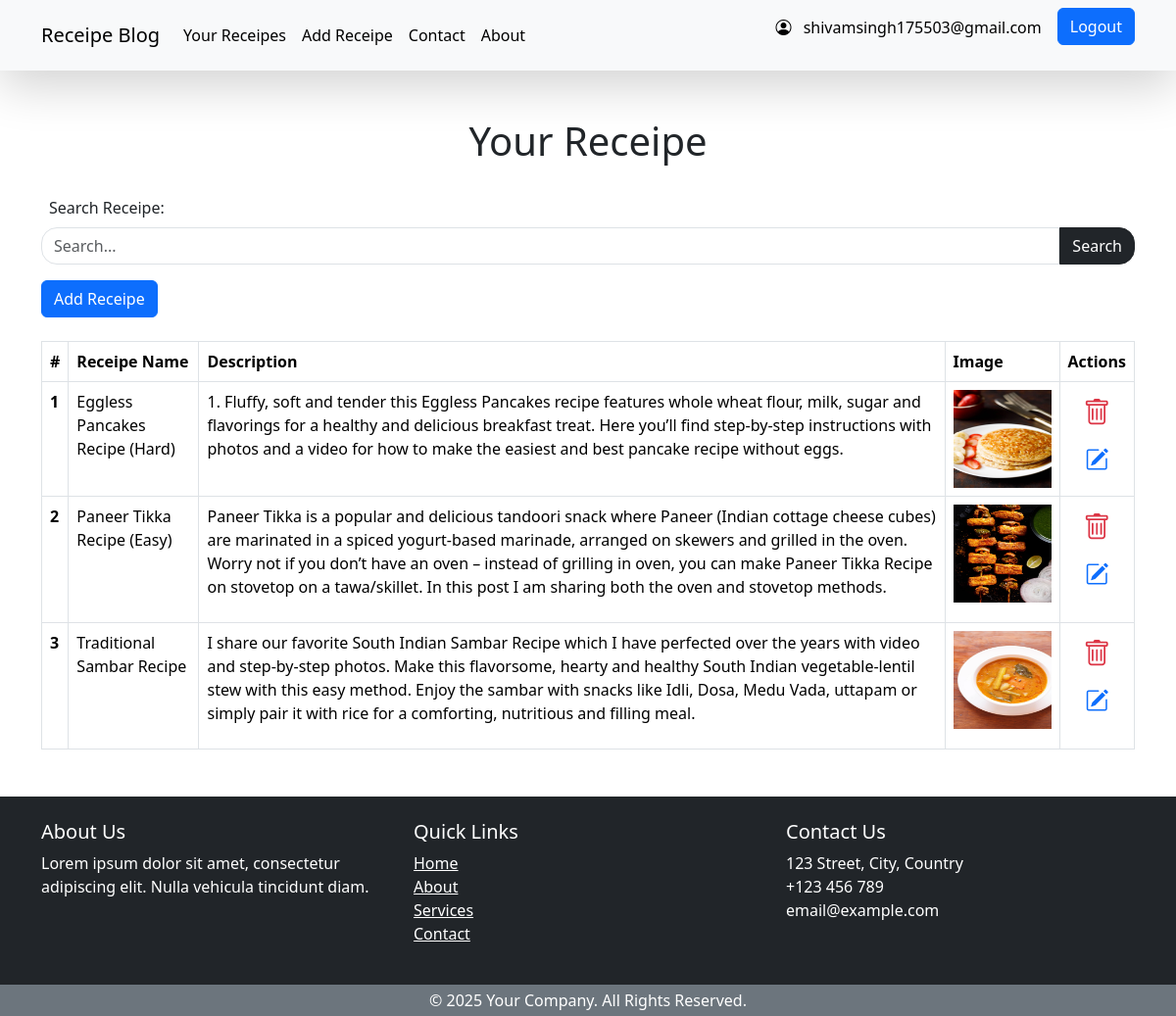
The page /receipe/user/shivam_10 (signed in) on the database its author committed.
### recipeProject/models.py (models this page shows)
class Receipe(models.Model):
    user = models.ForeignKey(User, on_delete=models.SET_NULL, null=True, blank=True)
    receipe_name = models.CharField(max_length=100)
    receipe_desc = models.TextField()
    receipe_image = models.ImageField(upload_to="receipe/")

### recipeProject/views.py (the view)
# urls.py: path('user/<username>', views.userReceipe, name='userReceipe'),
@login_required(login_url='/auth/signin')
def userReceipe(request,username):
    user = User.objects.get(username=username)
    queryset = Receipe.objects.filter(user=user.id)
    context = {'receipes': queryset}
    if request.GET.get("search"):
        search = request.GET.get("search")
        queryset = queryset.filter(receipe_name__icontains = search)
        context = {'receipes': queryset, 'search':True}
    return render(request, 'user_receipe.html', context)

### recipeProject/templates/user_receipe.html (shortened to what this page needs)
{% extends "layout.html" %} {% block title %} Receipe Page {% endblock title %}
{% block content %}
<div class="container mt-5">
  <div class="d-flex justify-content-center mt-4">
    <h1>Your Receipe</h1>
  </div>
  <form class="mt-4">
    <label for="search_receipe" class="form-label ps-2">Search Receipe:</label>
    <div class="d-flex">
      <input
        name="search"
        type="text"
        class="form-control rounded-4 rounded-end-0"
        id="search_receipe"
        placeholder="Search..."
      />
      <button type="submit" class="btn btn-dark rounded-4 rounded-start-0">
        Search
      </button>
    </div>
  </form>
  {% if request.user.is_authenticated %}
  <a
    href="/receipe/add-receipe"
    class="btn btn-primary {% if search %}mt-0{% else %}mt-3{% endif %}"
    >Add Receipe</a
  >
  {% endif %}
  <table class="table table-bordered mt-4">
    <thead>
      <tr>
        <th scope="col">#</th>
        <th scope="col">Receipe Name</th>
        <th scope="col">Description</th>
        <th scope="col">Image</th>
        {% if request.user.is_authenticated %}
        <th scope="col">Actions</th>
        {% endif %}
      </tr>
    </thead>
    <tbody>
      {% for receipe in receipes %}
      <tr>
        <th scope="row">{{forloop.counter}}</th>
        <td>{{receipe.receipe_name}}</td>
        <td>
          <p>{{receipe.receipe_desc}}</p>
        </td>
        <td>
          <img
            src="/receipe/media/{{receipe.receipe_image}}"
            width="100px"
            height="100px"
          />
        </td>
        {% if request.user.is_authenticated %}
        <td>
          <div class="d-flex flex-column gap-2">
            <a
              class="btn px-2 py-0"
              href="/receipe/delete-receipe/{{receipe.id}}"
              ><i class="bi bi-trash fs-3 text-danger"></i
            ></a>
            <a
              class="btn px-2 py-0"
              href="/receipe/update-receipe/{{receipe.id}}"
              ><i class="bi bi-pencil-square fs-4 text-primary"></i
            ></a>
          </div>
        </td>
        {% endif %}
      </tr>
      {% endfor %}
    </tbody>
  </table>
</div>
{% endblock content %}

### templates/navbar.html (shortened to what this page needs)
{% load static %}
<!DOCTYPE html>
<html lang="en">
<head>
    <link rel="stylesheet" href="{% static 'css/bootstrap.min.css' %}">
    <link rel="stylesheet" href="{% static 'icons/bootstrap-icons.css' %}">
</head>
<body>
    <nav class="navbar navbar-expand-lg bg-body-tertiary sticky-top shadow-lg">
        <div class="container">
          <a class="navbar-brand" href="/">Receipe Blog</a>
          <div class="collapse navbar-collapse" id="navbarSupportedContent">
            <ul class="navbar-nav me-auto mb-2 mb-lg-0">
              {% if request.user.is_authenticated %}
                <li class="nav-item ">
                    <a class="nav-link active" href="/receipe/user/{{request.user}}">Your Receipes</a>
                </li>
                <li class="nav-item">
                  <a class="nav-link active" href="/receipe/add-receipe">Add Receipe</a>
                </li>
                {% else %}
                <li class="nav-item">
                  <a class="nav-link active" href="/">All Receipes</a>
                </li>
                {% endif %}
                <li class="nav-item">
                  <a class="nav-link active" aria-current="page" href="/home/contact">Contact</a>
                </li>
                <li class="nav-item">
                    <a class="nav-link active" aria-current="page" href="/home/about">About</a>
                </li>
            </ul>
            <ul class="navbar-nav gap-2">
              {% if request.user.is_authenticated %}
                <li class="nav-item">
                  <P class="nav-link active" href="#">
                    <i class="bi bi-person-circle pe-2"></i>
                    {{request.user}}
                  </P>
                </li>
                <li class="nav-item">
                  <a class="btn btn-primary" href="/auth/signout">Logout</a>
                </li>
              {% endif %}
            </ul>
          </div>
        </div>
      </nav>
</body>
</html>

### rows shown on the page
Receipe: receipe_name "Eggless Pancakes Recipe (Hard)", receipe_desc "1. Fluffy, soft and tender this Eggless Pancakes recipe features whole wheat flour, milk, sugar and flavorings for a healthy and delicious breakfast treat. Here you’ll find step-by-step instructions with photos and a video for how to make the easiest and best pancake recipe without eggs.", receipe_image (picture)
Receipe: receipe_name "Paneer Tikka Recipe (Easy)", receipe_desc "Paneer Tikka is a popular and delicious tandoori snack where Paneer (Indian cottage cheese cubes) are marinated in a spiced yogurt-based marinade, arranged on skewers and grilled in the oven. Worry not if you don’t have an oven – instead of grilling in oven, you can make Paneer Tikka Recipe on stovetop on a tawa/skillet. In this post I am sharing both the oven and stovetop methods.", receipe_image (picture)
Receipe: receipe_name "Traditional Sambar Recipe", receipe_desc "I share our favorite South Indian Sambar Recipe which I have perfected over the years with video and step-by-step photos. Make this flavorsome, hearty and healthy South Indian vegetable-lentil stew with this easy method. Enjoy the sambar with snacks like Idli, Dosa, Medu Vada, uttapam or simply pair it with rice for a comforting, nutritious and filling meal.", receipe_image (picture)

### other values the page prints
{{ request.user }} "shivamsingh175503@gmail.com"
